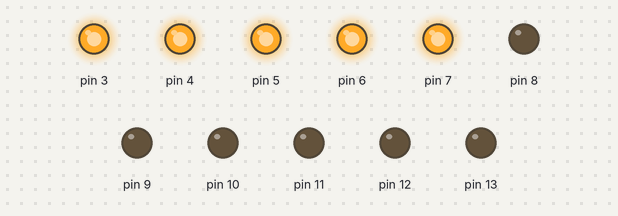
Simulated run of this sketch. Board: Arduino Uno, built with avr-gcc and run on an emulated ATmega328P. On the bench: output pins drawn as LEDs (lit = HIGH).

Above: at 0.2 s.
At 1.7 s:
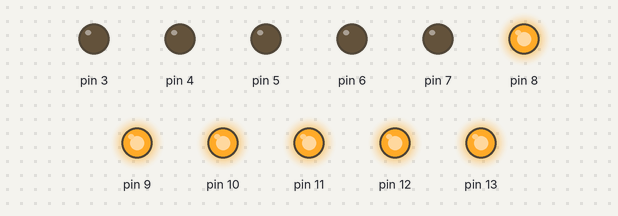
Timing chart, 0 to 3.0 s (numbered marks = the images above):
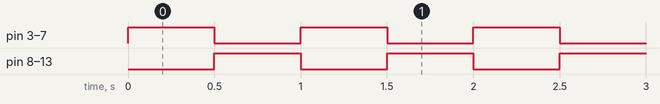

The sketch:

week03_2_arduino_delay_blink.ino
```cpp
//week03_2_arduino_delay_blink
void setup() {
  pinMode(2,INPUT_PULLUP); //第2是按鈕 沒按時拉高
  for (int i=3; i<=13; i++) pinMode(i,OUTPUT);
}

void loop() {
    for (int i=3; i<=7; i++) digitalWrite(i,HIGH);
    for (int i=8; i<=13; i++) digitalWrite(i,LOW);
    delay(500);
    for (int i=3; i<=7; i++) digitalWrite(i,LOW);
    for (int i=8; i<=13; i++) digitalWrite(i,HIGH);
    delay(500); //0.5s
}
```

Measured:
- by itself, pin 3–13: alternates HIGH for 0.50 s and LOW for 0.50 s
